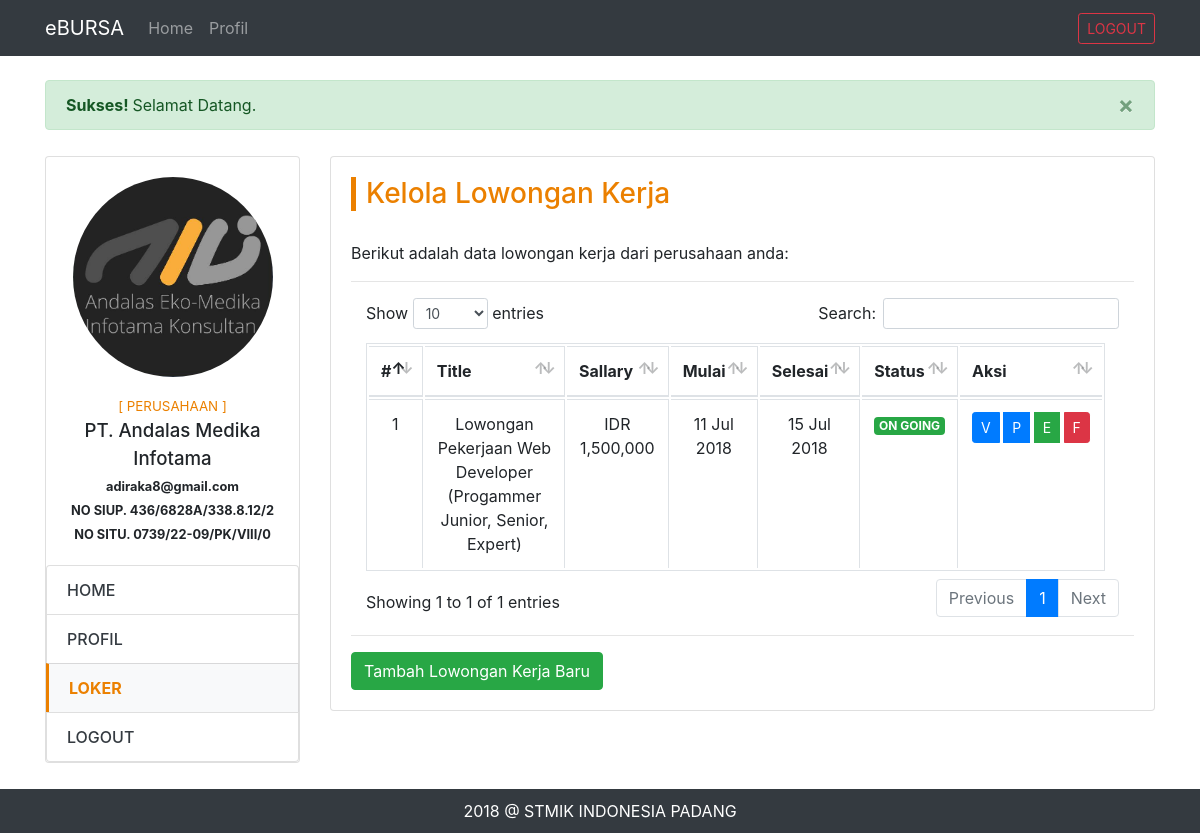
The app's page /perusahaan-dashboard.php?page=loker (signed in), older data.
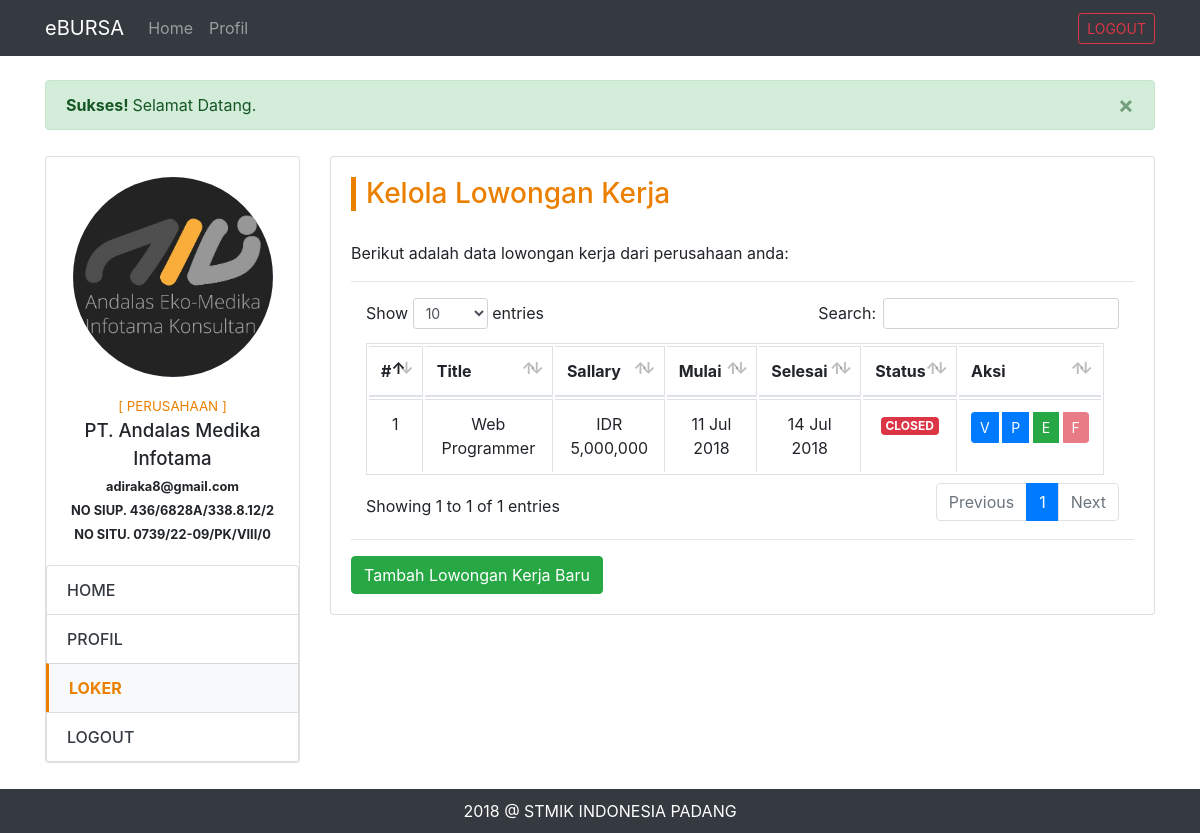
The same page, newer data.
### tables this page shows
CREATE TABLE `profil_perusahaan` (
  `id` int(11) NOT NULL AUTO_INCREMENT,
  `user_akun_id` int(11) NOT NULL,
  `nama_perusahaan` varchar(50) NOT NULL,
  `no_siup` varchar(20) NOT NULL,
  `no_situ` varchar(20) NOT NULL,
  `bidang_usaha` varchar(50) NOT NULL,
  `alamat` text,
  `telepon` varchar(20) DEFAULT NULL,
  `deskripsi_perusahaan` text,
  `website` varchar(50) DEFAULT NULL,
  `email` varchar(50) NOT NULL,
  `logo_perusahaan` varchar(100) DEFAULT NULL,
  `slogan` varchar(50) DEFAULT NULL,
  `dibuat_pada` date NOT NULL,
  PRIMARY KEY (`id`),
  KEY `user_akun_id` (`user_akun_id`)
);

CREATE TABLE `lowongan` (
  `id` int(11) NOT NULL AUTO_INCREMENT,
  `profil_perusahaan_id` int(11) NOT NULL,
  `judul` varchar(255) NOT NULL,
  `tanggal_mulai` date NOT NULL,
  `tanggal_selesai` date NOT NULL,
  `deskripsi_pekerjaan` text NOT NULL,
  `deskripsi_persyaratan` text NOT NULL,
  `gaji` int(11) NOT NULL,
  `status` tinyint(1) NOT NULL,
  `dibuat_pada` date NOT NULL,
  PRIMARY KEY (`id`),
  KEY `profil_perusahaan_id` (`profil_perusahaan_id`)
);

### cores/misc/function.php (called while the page is built, shortened)
<?php
	function getPerusahaanProfil($id) {
		$conn = koneksi();
		$sql = "SELECT * FROM profil_perusahaan WHERE user_akun_id = '$id'";
		$proc = mysqli_query($conn, $sql);
		$data = mysqli_fetch_assoc($proc);
		return $data;
	}
	function koneksi() {
		$conn = mysqli_connect('localhost', 'root', '', 'dbbursa');
		return $conn;
	}
	function perusahaanProfID($user_id) {
		$conn = koneksi();
		$sql = "SELECT id FROM profil_perusahaan WHERE user_akun_id = '$user_id'";
		$proc = mysqli_query($conn, $sql);
		$data = mysqli_fetch_assoc($proc);
		return $data['id'];
	}
?>

### views/perusahaan/loker.php (the view)
<div class="row">
	<div class="col-md-3">
		<?php include "views/perusahaan/partials/side-menu.php"; ?>
	</div>
	<div class="col-md-9">
		<div class="card">
			<div class="card-body">
				<h3 class="home-title">Kelola Lowongan Kerja</h3>
				<p>Berikut adalah data lowongan kerja dari perusahaan anda:</p> <hr>
				<div class="row">
					<div class="col-md-12">
						<table class="table table-bordered" id="tabel-list-loker">
							<thead>
								<tr>
									<th>#</th>
									<th>Title</th>
									<th>Sallary</th>
									<th>Mulai</th>
									<th>Selesai</th>
									<th>Status</th>
									<th>Aksi</th>
								</tr>
							</thead>
							<tbody>
								<?php
									$list_data = array();
									$id = perusahaanProfID($_SESSION['user_id']);
									$query = "SELECT * FROM lowongan WHERE profil_perusahaan_id = '$id'";
									$process = mysqli_query($conn, $query);
									while($row = mysqli_fetch_array($process)) {
										$list_data[] = $row;
									}
									foreach ($list_data as $key => $value) {
								?>
									<tr>
										<td class="text-center"><?php echo $key+1; ?></td>
										<td class="text-center"><?php echo $value['judul'] ?></td>
										<td class="text-center"><?php echo 'IDR '.number_format($value['gaji'], 0) ?></td>
										<td class="text-center"><?php echo date("d M Y", strtotime($value['tanggal_mulai'])) ?></td>
										<td class="text-center"><?php echo date("d M Y", strtotime($value['tanggal_selesai'])) ?></td>
										<td class="text-center">
											<?php
												if ($value['status']==1) {
													echo '<span class="badge badge-success">ON GOING</span>';
												} else {
													echo '<span class="badge badge-danger">CLOSED</span>';
												}
											?>
										</td>
										<td>
											<div class="btn-group" role="group">
												<a href="main.php?page=detail-loker&id=<?php echo $value['id'] ?>" class="btn btn-primary btn-sm" target="_blank">V</a>&nbsp;
												<a href="#" class="btn btn-primary btn-sm">P</a>&nbsp;
												<a href="#" class="btn btn-success btn-sm">E</a>&nbsp;
												<a href="?page=finis-loker&id=<?php echo $value['id'] ?>" class="btn btn-danger btn-sm <?php echo $value['status']=='0'?'disabled':'' ?>">F</a>
											</div>
										</td>
									</tr>
								<?php
									}
								?>
							</tbody>
						</table>
					</div>
				</div><hr>
				<div class="row">
					<div class="col-md-12">
						<a href="?page=tambah-loker" class="btn btn-success">Tambah Lowongan Kerja Baru</a>
					</div>
				</div>
			</div>
		</div>
	</div>
</div>

### perusahaan-dashboard.php (shortened to what this page needs)
<?php
	require 'cores/misc/function.php';
	$dataProfil = getPerusahaanProfil($_SESSION['user_id']);
?>
<!DOCTYPE html>
<html>
<head>
	<link rel="stylesheet" href="assets/vendors/bootstrap/css/bootstrap.min.css">
	<link rel="stylesheet" href="assets/vendors/datatables/datatables.min.css">
	<link rel="stylesheet" href="assets/vendors/air-datepicker/dist/css/datepicker.min.css">
	<link rel="stylesheet" href="assets/css/app.css">
</head>
<body>
	<?php include "views/partials/pencaker-navbar.php"; ?>
	<div class="container main-content">
		<div><br></div>
		<?php include "views/partials/notification.php" ?>
		<?php
			if (ISSET($_GET['page'])) {
				$page = $_GET['page'];
				if ($page == 'home') {
					include "views/perusahaan/home.php";
				} elseif ($page == 'profil') {
					include "views/perusahaan/profil.php";
				} elseif ($page == 'loker') {
					include "views/perusahaan/loker.php";
				} elseif ($page == 'tambah-loker') {
					include "views/perusahaan/tambah-loker.php";
				} elseif ($page == 'finis-loker') {
					include "views/perusahaan/loker/finis-loker.php";
				}
			}
		?>
	</div>
	<footer class="footer">
		<div class="container">
			<?php echo date('Y') ?> @ <a href="https://stmikindonesia.ac.id" target="_blank">STMIK INDONESIA PADANG</a>
		</div>
	</footer>
</body>
</html>

### views/partials/pencaker-navbar.php (shortened to what this page needs)
<nav class="navbar navbar-expand-lg navbar-dark bg-dark">
	<div class="container">
		<a class="navbar-brand" href="/e-bursa">eBURSA</a>
		<div class="collapse navbar-collapse" id="navbarSupportedContent">
			<ul class="navbar-nav mr-auto">
				<li class="nav-item">
					<a class="nav-link" href="?page=home">Home</a>
				</li>
				<li class="nav-item">
					<a class="nav-link" href="?page=profil">Profil</a>
				</li>
			</ul>
				<a class="btn btn-sm btn-outline-danger my-2 my-sm-0" href="logout.php">LOGOUT</a>
		</div>
	</div>
</nav>

### views/partials/notification.php (shortened to what this page needs)
<?php
	if (isset($_SESSION['sukses'])) {
		if ($_SESSION['sukses'] != NULL) {
			echo '
				<div class="row bt-mrg-10">
					<div class="col-md-12">
						<div class="alert alert-success alert-dismissible">
							<button type="button" class="close" data-dismiss="alert" aria-label="Close">
								<span aria-hidden="true">&times;</span>
							</button>
							<strong>Sukses! </strong>'.$_SESSION["sukses"].'
						</div>
					</div>
				</div>
			';
		}
	}
?>

### views/perusahaan/partials/side-menu.php
<div class="card">
	<div class="card-body">
		<div class="text-center">
			<img src="assets/img/profil/perusahaan/<?php echo $dataProfil["logo_perusahaan"] ?>" class="rounded-circle text-center" height="200xp">
			<div class="side-detail">
				<div class="side-akses">[ <?php echo strtoupper($_SESSION['hak_akses']) ?> ]</div>
				<div class="side-nama"><?php echo $dataProfil["nama_perusahaan"] ?></div>
				<div class="side-email"><small><strong><?php echo $dataProfil["email"] ?></strong></small></div>
				<div class="side-nip"><small><strong><?php echo 'NO SIUP. '.$dataProfil["no_siup"] ?></strong></small></div>
				<div class="side-nip"><small><strong><?php echo 'NO SITU. '.$dataProfil["no_situ"] ?></strong></small></div>
			</div>
		</div>
	</div>
	<ul class="list-group">
		<a href="?page=home" class="list-group-item <?php echo $page=='home'?'active':'' ?>">HOME</a>
		<a href="?page=profil" class="list-group-item <?php echo $page=='profil'?'active':'' ?>">PROFIL</a>
		<a href="?page=loker" class="list-group-item <?php echo $page=='loker'?'active':'' ?>">LOKER</a>
		<a href="logout.php" class="list-group-item">LOGOUT</a>
	</ul>
</div>

### assets/css/app.css (style rules this page uses)
.bt-mrg-10 { margin-bottom: 10px; }
.home-title { margin-bottom: 30px; color: #eb8000; border-left: 5px solid; padding-left: 10px; }
.main-content { margin-bottom: 70px; }
.footer { bottom: 0; width: 100%; padding: 10px 0; background: #343a40; color: #ffffff; text-align: center; display: block; position: fixed; }
.footer > .container > a { text-decoration: none; color: #ffffff; }
.side-detail { margin-top: 20px; }
.side-akses { font-size: 10pt; color: #eb8000; }
.side-nama { font-size: 14pt; font-weight: 500; }
.list-group-item { font-weight: 500; color: #343a40; }
.list-group-item.active { z-index: 0; color: #eb8000; font-weight: bold; background-color: #f8f9fa; border: 1px solid rgba(0,0,0,.125); border-left: 3px solid #eb8000; }
.active { z-index: 0; }

Row changes from the older to the newer data that the page shows:
removed lowongan: judul "Lowongan Pekerjaan Web Developer (Progammer Junior, Senior, Expert)", gaji "1,500,000", tanggal_mulai "11 Jul 2018", tanggal_selesai "15 Jul 2018", status "ON GOING"
added lowongan: judul "Web Programmer", gaji "5,000,000", tanggal_mulai "11 Jul 2018", tanggal_selesai "14 Jul 2018", status "CLOSED"
